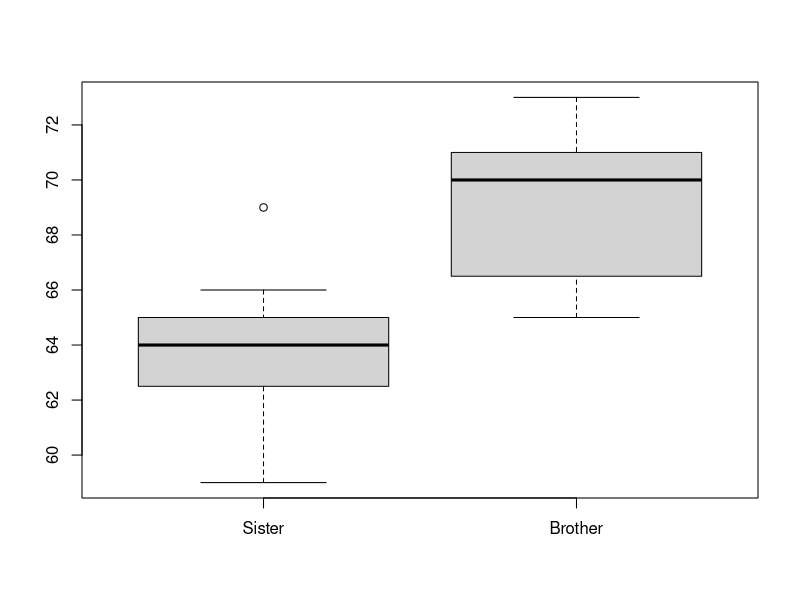
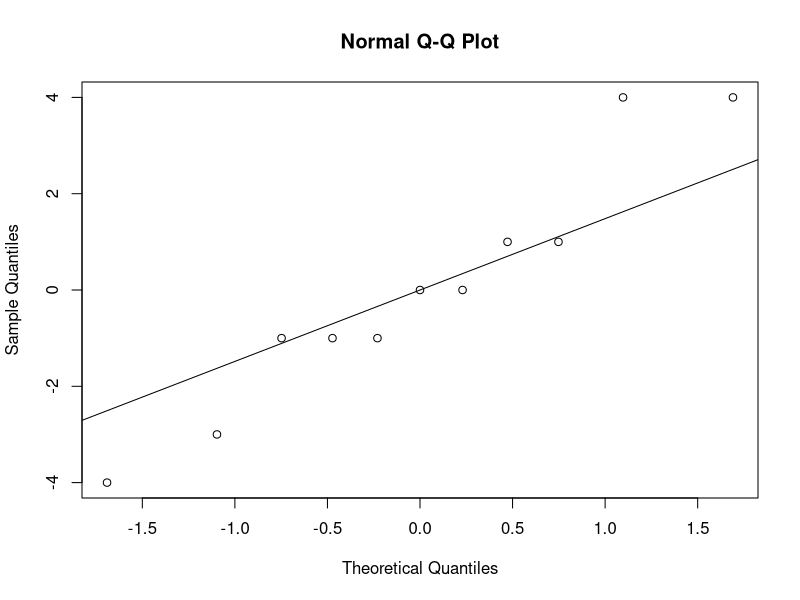
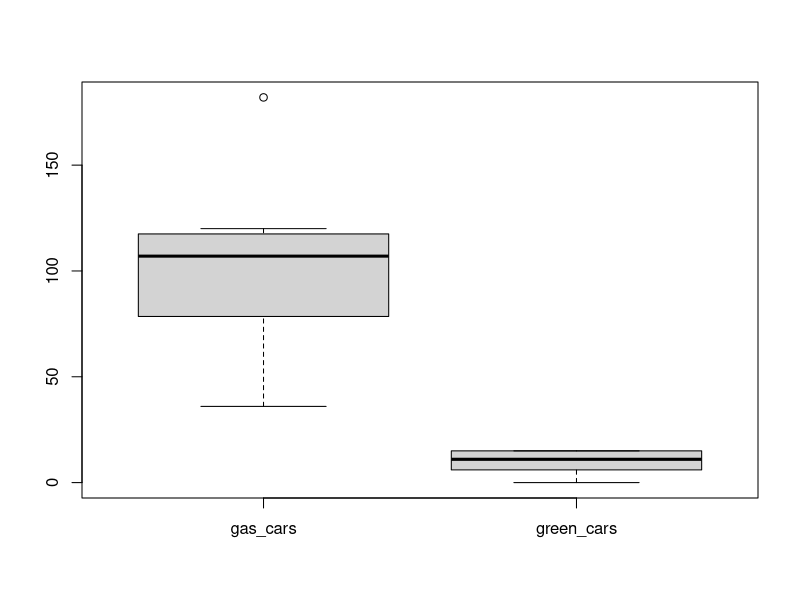

Source code (R) for these figures, in order:
## ---- chunk 1
setwd("~/Documents/donnees_eco/Labo4")
hauteurs <- read.table("Hauteur.txt", header =TRUE)
str(hauteurs)
head(hauteurs)

boxplot(hauteurs[c("Sister", "Brother")])
## ---- chunk 2
sisters <- hauteurs[ "Sister" ]
brothers <- hauteurs["Brother"]

t.test(sisters[,1], brothers[,1], paired=TRUE)
## ---- chunk 3
# Test d'Anderson-Darling sur les résidus
library(nortest)

# Comme nous sommes en présences d'échantillons appariés nous évaluons les résidus de la différence
diff = brothers[,1] - sisters[,1]
res_diff <- diff - mean(diff)
ad.test(res_diff)

# Test graphique
qqnorm(res_diff)
qqline(res_diff)
## ---- chunk 4
set.seed(123)
sample(seq(1, 25, 1), size=8)
## ---- chunk 5

# Matrice avec noms de colonnes
id <- c(15, 14, 5, 11, 18, 9, 25, 20)
essence <- c(106, 108, 115, 182, 120, 36, 64, 93)
verte <- c(7, 10, 15, 15, 12, 5, 0, 15)
sample_mtx <- matrix(c(id, essence, verte), nrow = 8, byrow = FALSE)

colnames(sample_mtx) <- c("parking_id", "gas_cars", "green_cars")
sample_mtx

## ---- chunk 6
# Visualisation des données
boxplot(sample_mtx[,2:3])

# Nous effecton un premier test de Khi2, pour tester notre hypothèse H0a
# Nous utilisons la somme des colonnes pour ce premier test, afin de comparer
# l'utilisation de voitures "vertes" et à essence
chisq.test(colSums(sample_mtx[,2:3]))

# Pour tester l'hypothèse H0b, nous effectuons un test de Khi2 sur les données
# par stationnement, afin de comparer les stationnements entre eux
chisq.test(sample_mtx[,2:3])
